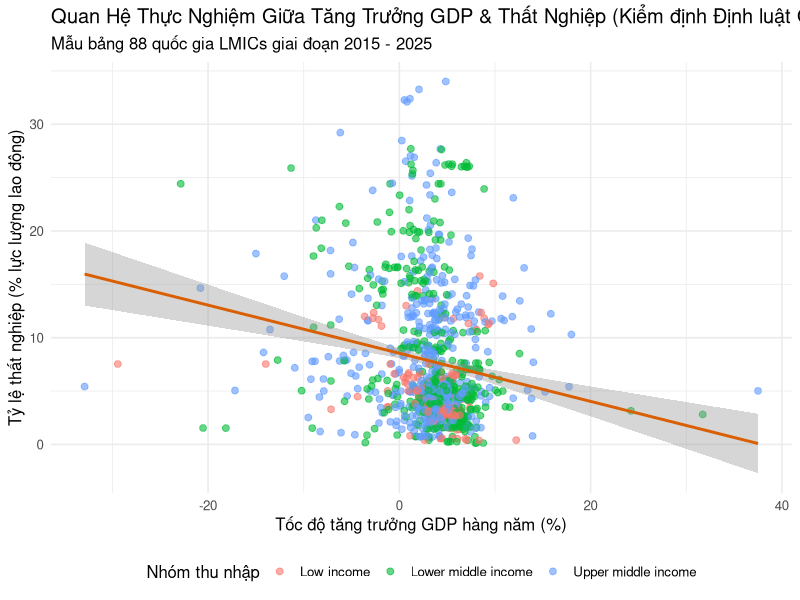
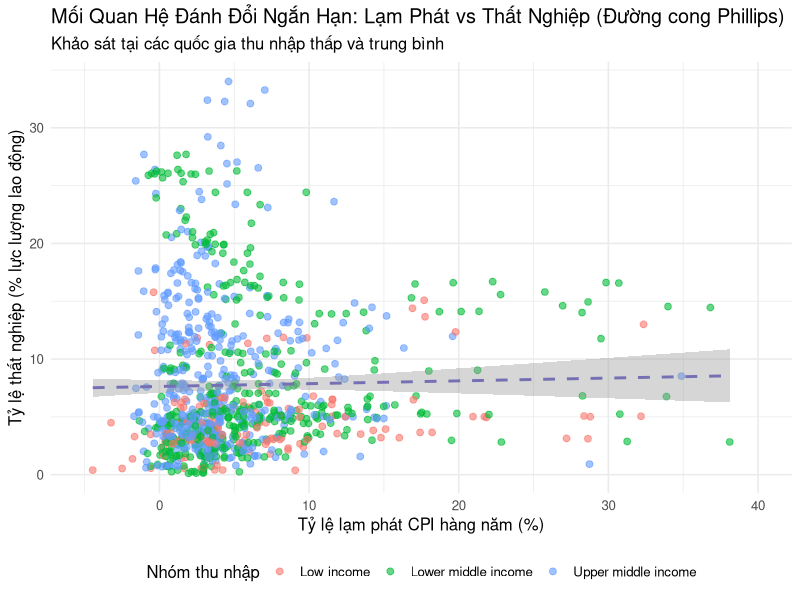
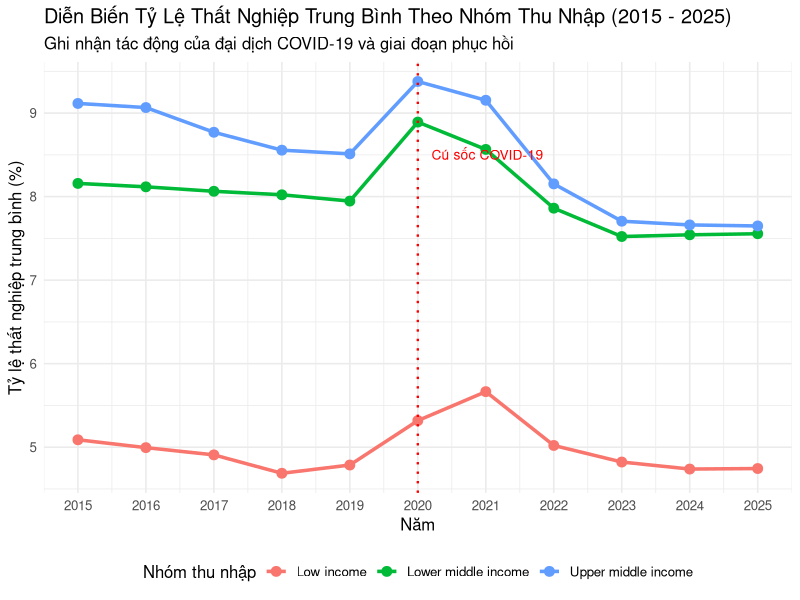

The R script that drew these images, in order:
# ==============================================================================
# File: scripts/02_eda_descriptive.R
# Mục tiêu: Thống kê mô tả (Descriptive Statistics) và Trực quan hóa dữ liệu (EDA)
# Phụ trách: Thành viên A (chuyển giao cho Thành viên B)
# Đầu vào: data/processed/panel_data_clean.csv
# Đầu ra: reports/tables/table1_summary_statistics.csv, reports/figures/*.png
# ==============================================================================

suppressPackageStartupMessages({
  library(stats)
  library(utils)
  library(grDevices)
  library(readr)
  library(dplyr)
  library(tidyr)
  library(ggplot2)
  library(corrplot)
  library(scales)
})

# Khai báo biến cột phục vụ Non-Standard Evaluation (NSE) tránh cảnh báo Linter
Variable <- Value <- GDP_growth <- Unemployment <- Inflation <- income <- year <- mean_unemp <- x <- y <- NULL
invisible(utils::globalVariables(c(
  "Variable", "Value", "GDP_growth", "Unemployment",
  "Inflation", "income", "year", "mean_unemp", "x", "y"
)))

cat(">>> BẮT ĐẦU THỐNG KÊ MÔ TẢ & EDA (GIAI ĐOẠN 1) <<<\n")

dir.create("reports/tables", showWarnings = FALSE, recursive = TRUE)
dir.create("reports/figures", showWarnings = FALSE, recursive = TRUE)

df <- read_csv("data/processed/panel_data_clean.csv", show_col_types = FALSE)

core_vars <- c("Unemployment", "GDP_growth", "GDP_pc", "Inflation", 
               "FDI", "Trade", "Female_LFPR", "Credit_private")

# 1. Bảng thống kê mô tả toàn diện
round_num <- function(x) round(x, 3)

summary_table <- df %>%
  select(all_of(core_vars)) %>%
  pivot_longer(cols = everything(), names_to = "Variable", values_to = "Value") %>%
  group_by(Variable) %>%
  summarise(
    N = sum(!is.na(Value)),
    Mean = mean(Value, na.rm = TRUE),
    SD = stats::sd(Value, na.rm = TRUE),
    Min = min(Value, na.rm = TRUE),
    Q25 = stats::quantile(Value, 0.25, na.rm = TRUE),
    Median = stats::median(Value, na.rm = TRUE),
    Q75 = stats::quantile(Value, 0.75, na.rm = TRUE),
    Max = max(Value, na.rm = TRUE),
    .groups = "drop"
  ) %>%
  mutate(across(where(is.numeric), round_num))

write_csv(summary_table, "reports/tables/table1_summary_statistics.csv")
cat("Đã lưu bảng thống kê mô tả vào reports/tables/table1_summary_statistics.csv\n")

# 2. Ma trận tương quan và biểu đồ Heatmap (Kiểm tra đa cộng tuyến sớm)
cor_data <- df %>%
  select(all_of(core_vars)) %>%
  drop_na()

cor_matrix <- stats::cor(cor_data)
utils::write.csv(round(cor_matrix, 3), "reports/tables/table2_correlation_matrix.csv")

grDevices::png("reports/figures/fig1_correlation_heatmap.png", width = 800, height = 800, res = 120)
corrplot(cor_matrix, method = "color", type = "upper", 
         tl.col = "black", tl.srt = 45, addCoef.col = "black", 
         number.cex = 0.8, col = grDevices::colorRampPalette(c("#2166ac", "#ffffff", "#b2182b"))(200),
         title = "Ma Trận Hệ Số Tương Quan Giữa Các Biến Vĩ Mô (88 LMICs)", mar = c(0,0,2,0))
invisible(grDevices::dev.off())
cat("Đã lưu biểu đồ Heatmap tương quan vào reports/figures/fig1_correlation_heatmap.png\n")

# 3. Đồ thị phân tán kiểm tra Định luật Okun (Unemployment vs GDP Growth)
df_okun <- df %>%
  filter(!is.na(GDP_growth) & !is.na(Unemployment))

p_okun <- ggplot(df_okun, aes(x = GDP_growth, y = Unemployment)) +
  geom_point(aes(color = income), alpha = 0.6, size = 2, na.rm = TRUE) +
  geom_smooth(method = "lm", formula = y ~ x, color = "#d95f02", se = TRUE, linetype = "solid", na.rm = TRUE) +
  labs(
    title = "Quan Hệ Thực Nghiệm Giữa Tăng Trưởng GDP & Thất Nghiệp (Kiểm định Định luật Okun)",
    subtitle = "Mẫu bảng 88 quốc gia LMICs giai đoạn 2015 - 2025",
    x = "Tốc độ tăng trưởng GDP hàng năm (%)",
    y = "Tỷ lệ thất nghiệp (% lực lượng lao động)",
    color = "Nhóm thu nhập"
  ) +
  theme_minimal(base_size = 12) +
  theme(legend.position = "bottom")

ggsave("reports/figures/fig2_okun_scatter.png", p_okun, width = 8, height = 6, dpi = 300)

# 4. Đồ thị phân tán kiểm tra Đường cong Phillips (Unemployment vs Inflation)
# Lọc trước các quan sát lạm phát trong dải [-5%, 40%] để tránh méo mó do ngoại lai siêu lạm phát (13 quan sát)
df_phillips <- df %>%
  filter(!is.na(Inflation) & !is.na(Unemployment) & Inflation >= -5 & Inflation <= 40)

p_phillips <- ggplot(df_phillips, aes(x = Inflation, y = Unemployment)) +
  geom_point(aes(color = income), alpha = 0.6, size = 2, na.rm = TRUE) +
  geom_smooth(method = "lm", formula = y ~ x, color = "#7570b3", se = TRUE, linetype = "dashed", na.rm = TRUE) +
  scale_x_continuous(limits = c(-5, 40)) +
  labs(
    title = "Mối Quan Hệ Đánh Đổi Ngắn Hạn: Lạm Phát vs Thất Nghiệp (Đường cong Phillips)",
    subtitle = "Khảo sát tại các quốc gia thu nhập thấp và trung bình",
    x = "Tỷ lệ lạm phát CPI hàng năm (%)",
    y = "Tỷ lệ thất nghiệp (% lực lượng lao động)",
    color = "Nhóm thu nhập"
  ) +
  theme_minimal(base_size = 12) +
  theme(legend.position = "bottom")

ggsave("reports/figures/fig3_phillips_scatter.png", p_phillips, width = 8, height = 6, dpi = 300)

# 5. Xu hướng diễn biến thất nghiệp qua các năm (2015 - 2025)
p_trend <- df %>%
  group_by(year, income) %>%
  summarise(mean_unemp = mean(Unemployment, na.rm = TRUE), .groups = "drop") %>%
  ggplot(aes(x = year, y = mean_unemp, color = income, group = income)) +
  geom_line(linewidth = 1.2) +
  geom_point(size = 3) +
  geom_vline(xintercept = 2020, linetype = "dotted", color = "red", linewidth = 0.8) +
  annotate("text", x = 2020.2, y = 8.5, label = "Cú sốc COVID-19", color = "red", hjust = 0, size = 3.5) +
  scale_x_continuous(breaks = 2015:2025) +
  labs(
    title = "Diễn Biến Tỷ Lệ Thất Nghiệp Trung Bình Theo Nhóm Thu Nhập (2015 - 2025)",
    subtitle = "Ghi nhận tác động của đại dịch COVID-19 và giai đoạn phục hồi",
    x = "Năm",
    y = "Tỷ lệ thất nghiệp trung bình (%)",
    color = "Nhóm thu nhập"
  ) +
  theme_minimal(base_size = 12) +
  theme(legend.position = "bottom")

ggsave("reports/figures/fig4_unemployment_trend.png", p_trend, width = 9, height = 5.5, dpi = 300)

cat(">>> HOÀN THÀNH: Đã xuất toàn bộ biểu đồ và bảng EDA <<<\n")
